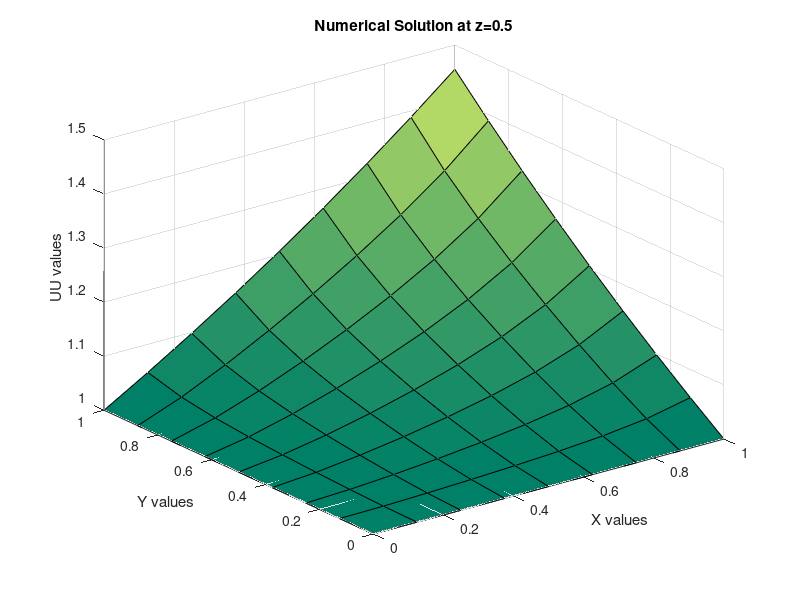
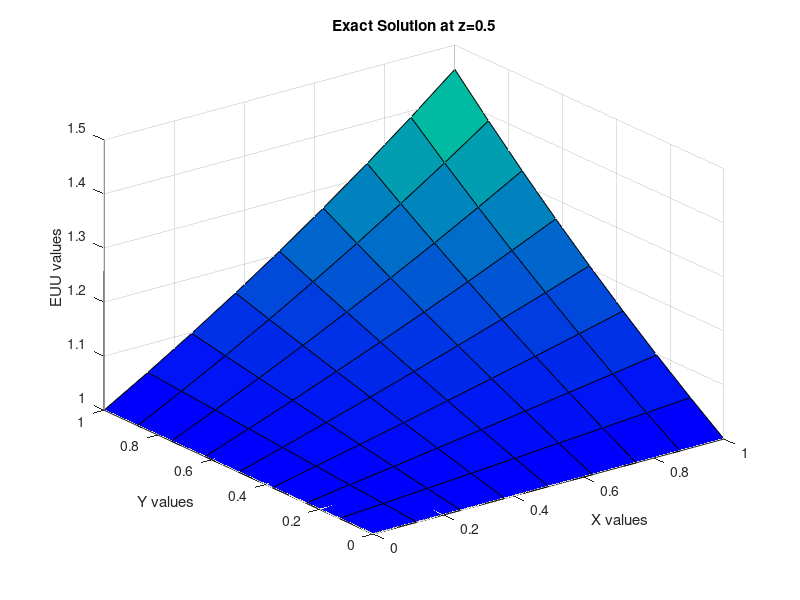

Source code (MATLAB) for these figures, in order:
%-------------------------------------------------------------------------- 
% NAME:- KSHITIJ BAHUKHANDI
% South Asian University 
% ENROLLMENT NUMBER:- SAU\AM(M)\2023\06
% 3rd Sem, Numerics of PDE 
% Lab File 05 
% Numerical Solution of 3D Poissons Equation using o(h^2) method 
% Uxx+Uyy+Uzz=f(x,y,z), % U(x,y,z)=exp(x*y*z) 
  
%-------------------------------------------------------------------------- 
  clear all;  % clear all variables in memory 
  LL=7; 
  MM=LL; 
  NN=LL; 
  H=1.0/(LL+1); 
  disp('Numerical Solution of 3D Poissons Equation'); 
  disp('    '); 
  fprintf('LL=%4.2f \n',LL); 
  disp('  '); 
   % Dimensions 
  % Formation of Nodal Points 
    for L=1:LL+2 
        for M=1:MM+2 
            for N=1:NN+2 
                X(L)=(L-1)*H; 
                Y(M)=(M-1)*H; 
                Z(N)=(N-1)*H; 
            end 
        end 
    end     
    % Exact Solution & RHS function 
    for L=1:LL+2 
        for M=1:MM+2 
            for N=1:NN+2 
                EU(L,M,N)=exp(X(L)*Y(M)*Z(N)); 
                F(L,M,N)=(X(L)^2+Y(M)^2+Z(N)^2)*EU(L,M,N); 
            end 
        end 
    end 
    % Boundary conditions 
    for L=1:LL+2 
        for M=1:MM+2 
            for N=1:NN+2 
                U(L,M,1)=EU(L,M,1); 
                U(L,M,NN+2)=EU(L,M,NN+2); 
                U(L,1,N)=EU(L,1,N); 
                U(L,MM+2,N)=EU(L,MM+2,N); 
                U(1,M,N)=EU(1,M,N); 
                U(LL+2,M,N)=EU(LL+2,M,N); 
           end 
        end  
 
    end 
    % Initial and First Approximations 
    for L=2:LL+1 
        for M=2:MM+1 
            for N=2:NN+1 
                OLDU(L,M,N)=0.0; 
                U(L,M,N)=OLDU(L,M,N); 
            end 
        end 
    end 
    tic  % CPU time starts 
    % Iteration starts  
    for KK=1:6000 
    %---------------- 
    for N=2:NN+1     
         for M=2:MM+1 
            for L=2:LL+1 
                F0=F(L,M,N); 
                FF=H*H*F0; 
                U0=U(L,M,N); 
                U1=U(L+1,M,N); 
                U2=U(L-1,M,N); 
                U3=U(L,M+1,N); 
                U4=U(L,M-1,N); 
                U5=U(L,M,N+1); 
                U6=U(L,M,N-1); 
                U(L,M,N)=(U1+U2+U3+U4+U5+U6-FF)/6; 
            end 
         end 
    end 
        % Calculate Errors 
        MAU=0.0; 
        RMU=0.0; 
        for L=2:LL+1 
            for M=2:MM+1 
                for N=2:NN+1 
                    ERU=abs(U(L,M,N)-EU(L,M,N)); 
                    RMU=RMU+ERU^2; 
                    if MAU<=ERU, MAU=ERU; end 
                end 
            end 
        end 
                RMU=sqrt(RMU/(LL^3)); 
     % Print errors 
      fprintf('KK=%4.0f,  MAU=%10.4e, RMU=%10.4e\n',KK,MAU,RMU); 
      % Error Tolerance 
      BIG=0.0; 
      for L=2:LL+1 
            for M=2:MM+1 
                for N=2:NN+1 
                    FU=abs(U(L,M,N)-OLDU(L,M,N)); 
                    if FU >= BIG, BIG=FU; end 
 
                end 
            end 
      end 
            if BIG <= 10^(-12), break; end 
       for L=2:LL+1 
             for M=2:MM+1 
                  for N=2:NN+1 
                      OLDU(L,M,N)=U(L,M,N); 
                  end 
             end 
       end 
    end 
 disp('  '); 
 toc  % CPU time ends 
  % Plot the results at z=0.5 
    NNN=0.5*(NN+1); 
  for L=1:LL+2 
      for M=1:MM+2 
          UU(L,M)=U(L,M,NNN); 
          EUU(L,M)=exp(X(L)*Y(M)*Z(NNN)); 
      end 
  end 
  figure (1); 
  colormap summer; 
  surf(X,Y,UU); 
  xlabel('X values'); 
  ylabel('Y values'); 
  zlabel('UU values'); 
  title('Numerical Solution at z=0.5') 
  figure (2); 
  colormap winter; 
  surf(X,Y,EUU); 
  xlabel('X values'); 
  ylabel('Y values'); 
  zlabel('EUU values'); 
  title('Exact Solution at z=0.5') 
